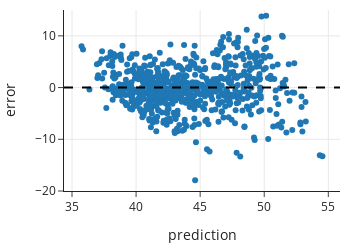

Notebook source saved alongside this figure:
### Markdown cell above
The size of the errors about the regression line have decreased from the constant model by about 25%. 

Next, we examine the residuals for lack of fit since it can be easier to see potential problems with the fit in a residual plot:

### Code cell
fig = px.scatter(x=prediction, y=error,
           labels=dict(x='prediction', y='error'),
           width=350, height=250)

fig.add_hline(0, line_width=2, line_dash='dash', opacity=1)
fig.update_yaxes(range=[-20, 15])

fig.show()

### Figure 1 — Plotly figure (JSON) as saved in the notebook; plotly's stock layout.template omitted (floating-point values rounded to 4 significant figures; data arrays with more than 128 entries replaced by an {"elided": "..."} marker saying what was removed)
{"data": [{"hovertemplate": "prediction=%{x}<br>error=%{y}<extra></extra>", "legendgroup": "", "marker": {"color": "#1F77B4", "symbol": "circle"}, "mode": "markers", "name": "", "orientation": "v", "showlegend": false, "type": "scatter", "x": {"elided": "705 float values"}, "xaxis": "x", "y": {"elided": "705 float values"}, "yaxis": "y"}], "layout": {"height": 250, "legend": {"tracegroupgap": 0}, "shapes": [{"line": {"dash": "dash", "width": 2}, "opacity": 1, "type": "line", "x0": 0, "x1": 1, "xref": "x domain", "y0": 0, "y1": 0, "yref": "y"}], "width": 350, "xaxis": {"anchor": "y", "autorange": true, "domain": [0, 1], "range": [34.37, 55.91], "title": {"text": "prediction"}, "type": "linear"}, "yaxis": {"anchor": "x", "domain": [0, 1], "range": [-20, 15], "title": {"text": "error"}, "type": "linear"}}}
